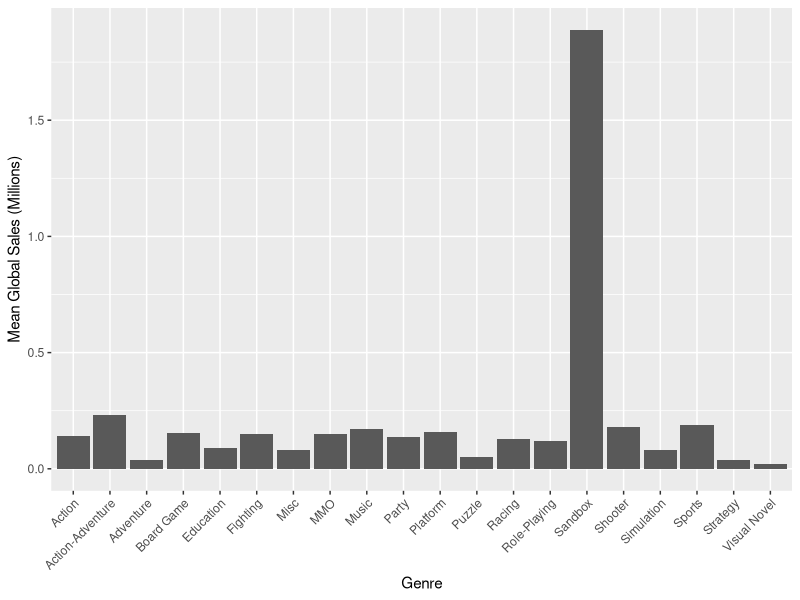
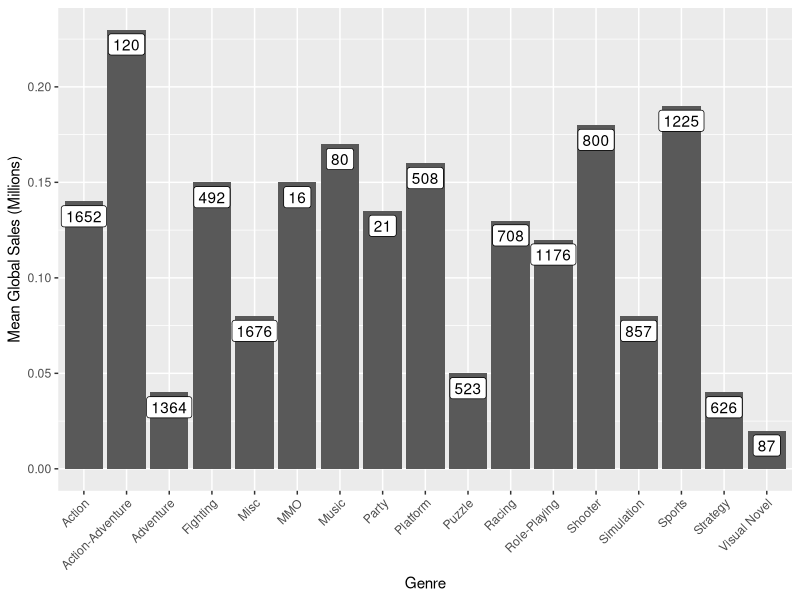
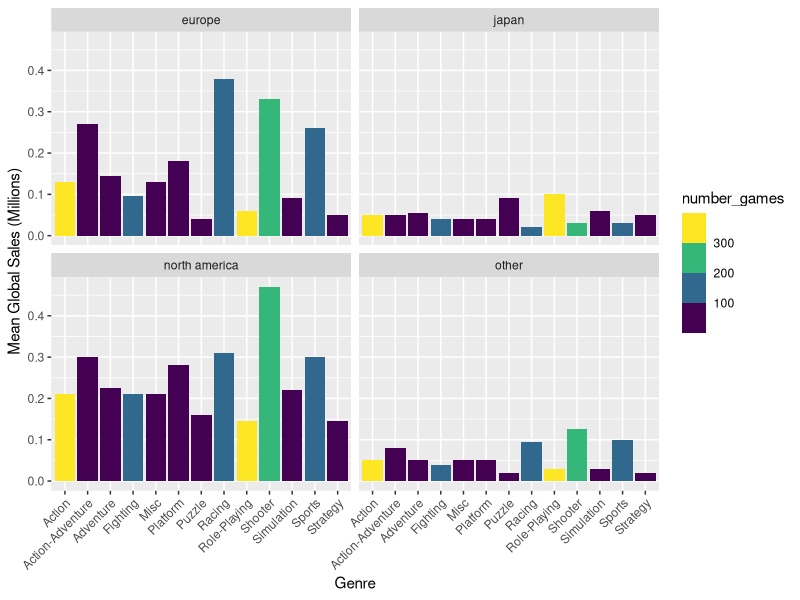
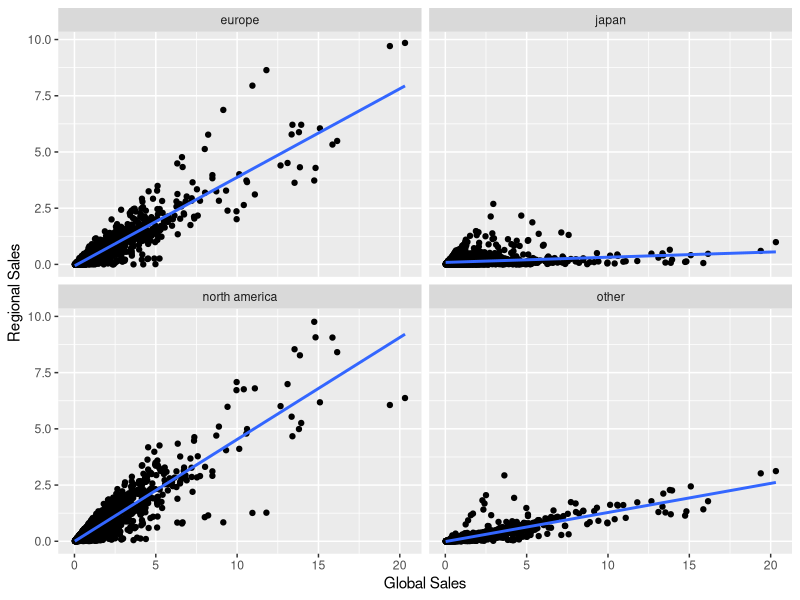
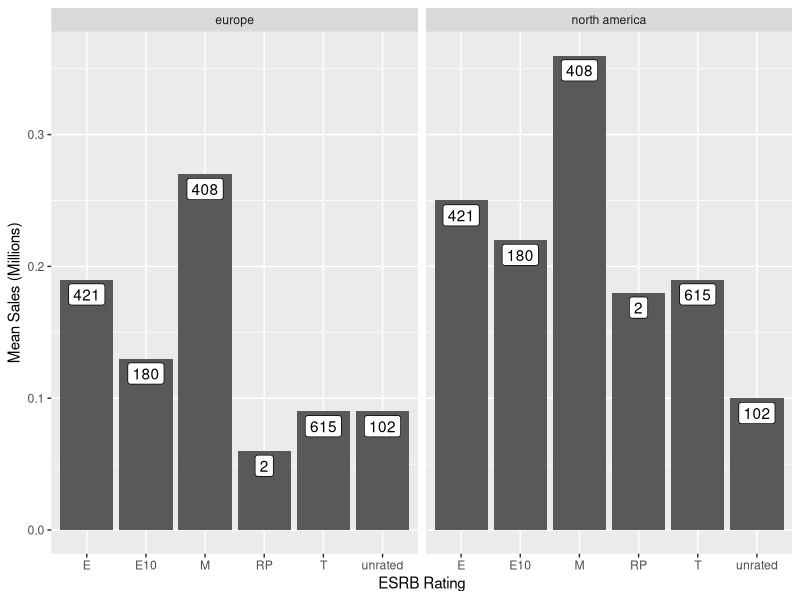
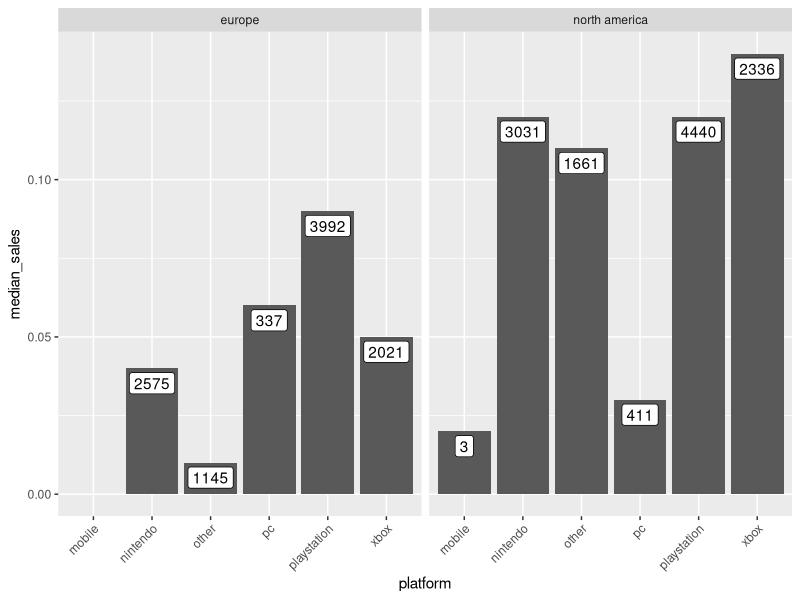
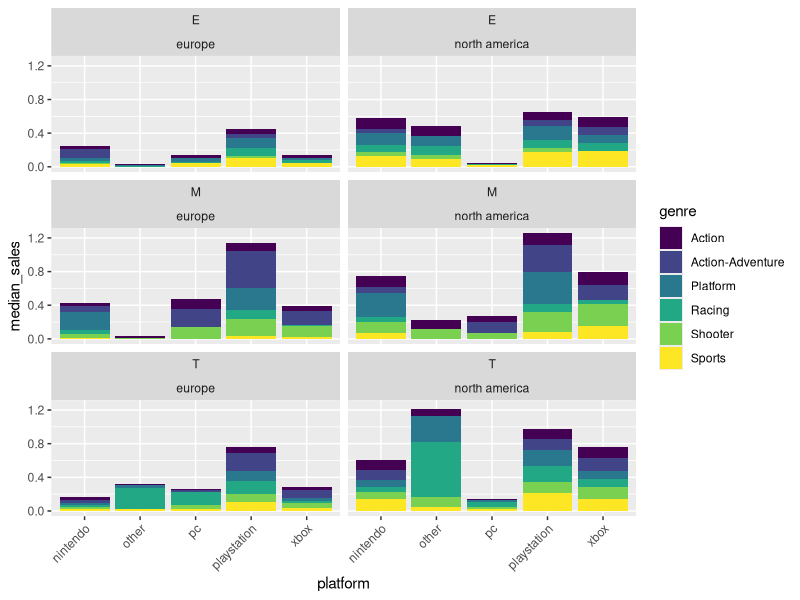

The R script that drew these images, in order:
## ---- chunk 1
library(tidyverse)
library(knitr)
sales_global <- read_csv("../clean_data/sales_global.csv")
sales_north_america <- read_csv("../clean_data/sales_north_america.csv")
sales_europe <- read_csv("../clean_data/sales_europe.csv")
sales_japan <- read_csv("../clean_data/sales_japan.csv")
sales_other <- read_csv("../clean_data/sales_other.csv")
sales_all_regions <- read_csv("../clean_data/sales_all_regions.csv")
## ---- chunk 2
knitr::opts_chunk$set(echo = FALSE)
## ---- chunk 3
sales_global %>% 
  filter(year > 1999) %>% 
  #filter(!str_detect(name, "[Mm]inecraft")) %>% 
  group_by(genre) %>% 
  summarise(median_global_sales = median(global_sales), number_games = length(unique(name))) %>% 
  ggplot(aes(x = genre, y = median_global_sales)) +
  geom_col() +
  labs(x = "Genre",
       y = "Mean Global Sales (Millions)") +
  theme(axis.text.x = element_text(angle = 45, hjust = 1)) #+
  #scale_fill_viridis_b() +
  #ylim(0, 0.7)
## ---- chunk 4
sales_global %>% 
  filter(year > 1999) %>% 
  group_by(genre) %>% 
  summarise(`Median Global Sales` = median(global_sales), `Number of Games` = length(unique(name))) %>% 
  arrange(`Number of Games`) %>% 
  head(12) %>% 
  kable()
## ---- chunk 5
sales_global %>% 
  filter(year > 1999) %>% 
  group_by(genre) %>% 
  summarise(median_global_sales = median(global_sales), number_games = length(unique(name))) %>% 
  filter(number_games >= 10) %>% 
  ggplot(aes(x = genre, y = median_global_sales)) +
  geom_col() +
  labs(x = "Genre",
       y = "Mean Global Sales (Millions)") +
  theme(axis.text.x = element_text(angle = 45, hjust = 1)) +
  geom_label(aes(label = number_games), vjust = 1.2) 
## ---- chunk 6
sales_all_regions %>% 
  filter(year > 1999) %>% 
  group_by(genre, region) %>% 
  summarise(median_sales = median(regional_sales), number_games = length(unique(name))) %>% 
  filter(number_games >= 10) %>% 
  ggplot(aes(x = genre, y = median_sales, fill = number_games)) +
  geom_col() +
  labs(x = "Genre",
       y = "Mean Global Sales (Millions)") +
  theme(axis.text.x = element_text(angle = 45, hjust = 1)) +
  scale_fill_viridis_b()+
  #geom_label(aes(label = number_games), vjust = 1) +
  facet_wrap(~ region, scales = "fixed")
  
  
## ---- chunk 7
sales_all_regions %>% 
  ggplot(aes(x = global_sales, y = regional_sales)) +
  geom_point() +
  geom_smooth(method = "lm", se = FALSE) +
  xlab("Global Sales") +
  ylab("Regional Sales") +
  facet_wrap(~ region) +
  scale_colour_viridis_d(option = "viridis")
## ---- chunk 8
sales_all_regions %>% 
  filter(year > 1999, region == "europe" | region == "north america") %>% 
  group_by(esrb_rating, region) %>% 
  summarise(median_sales = median(regional_sales), number_games = length(unique(name))) %>% 
  ggplot(aes(x = esrb_rating, y = median_sales)) +
  geom_col() +
  labs(x = "ESRB Rating",
       y = "Mean Sales (Millions)") +
  facet_wrap(~ region) +
  geom_label(aes(label = number_games), vjust = 1.2) 
## ---- chunk 9
sales_na_eu <- left_join(sales_north_america, sales_europe, by = c("name", "basename", "genre", "esrb_rating", "platform", "publisher", "developer", "year", "rank")) %>% 
  pivot_longer(cols = c("na_sales", "pal_sales"), names_to = "region", values_to = "sales") %>% 
  separate(col = region, into = c("region", "rubbish"), sep = "_") %>% 
  select(-rubbish) %>% 
  mutate(region = ifelse(region == "pal", "europe", "north america")) %>% 
  drop_na()
  
sales_na_eu %>% 
  group_by(platform, region) %>% 
  summarise(median_sales = median(sales), number_games = length(unique(name))) %>% 
  ggplot(aes(x = platform, y = median_sales)) +
  geom_col() +
  scale_fill_viridis_c() +
  theme(axis.text.x = element_text(angle = 45, hjust = 1)) +
  facet_wrap(~ region) +
  geom_label(aes(label = number_games), vjust = 1.2) 
## ---- chunk 10
sales_na_eu %>% 
  filter(genre == "Shooter" | genre == "Racing" | genre == "Sports" | genre == "Action" | genre == "Action-Adventure" | genre == "Platform",
         esrb_rating == "M" | esrb_rating == "E" | esrb_rating == "T") %>% 
  group_by(platform, region, genre, esrb_rating) %>% 
  summarise(median_sales = median(sales), number_games = length(unique(name))) %>% 
  ggplot(aes(x = platform, y = median_sales, fill = genre)) +
  geom_col() +
  scale_fill_viridis_d() +
  theme(axis.text.x = element_text(angle = 45, hjust = 1)) +
  facet_wrap(esrb_rating ~ region, ncol = 2) #+
  #geom_label(aes(label = number_games), vjust = 1.2)  
